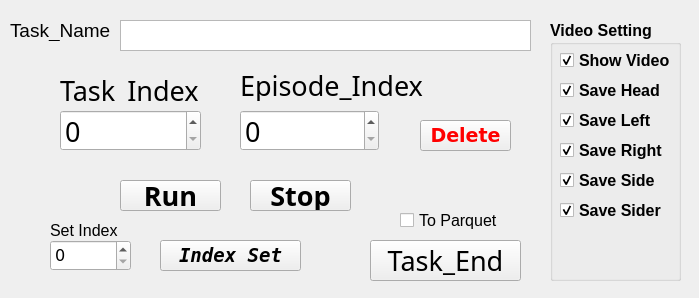
<?xml version="1.0" encoding="UTF-8"?>
<ui version="4.0">
 <class>Form</class>
 <widget class="QWidget" name="Form">
  <property name="geometry">
   <rect>
    <x>0</x>
    <y>0</y>
    <width>699</width>
    <height>298</height>
   </rect>
  </property>
  <property name="windowTitle">
   <string>Form</string>
  </property>
  <widget class="QPushButton" name="pushBtn_run">
   <property name="geometry">
    <rect>
     <x>120</x>
     <y>180</y>
     <width>101</width>
     <height>31</height>
    </rect>
   </property>
   <property name="font">
    <font>
     <family>Agency FB</family>
     <pointsize>20</pointsize>
     <weight>75</weight>
     <italic>false</italic>
     <bold>true</bold>
    </font>
   </property>
   <property name="text">
    <string>Run</string>
   </property>
  </widget>
  <widget class="QLabel" name="label_episode_index">
   <property name="geometry">
    <rect>
     <x>240</x>
     <y>70</y>
     <width>201</width>
     <height>31</height>
    </rect>
   </property>
   <property name="font">
    <font>
     <family>Agency FB</family>
     <pointsize>20</pointsize>
    </font>
   </property>
   <property name="text">
    <string>Episode_Index</string>
   </property>
  </widget>
  <widget class="QSpinBox" name="spinBox_task">
   <property name="geometry">
    <rect>
     <x>60</x>
     <y>110</y>
     <width>141</width>
     <height>41</height>
    </rect>
   </property>
   <property name="font">
    <font>
     <family>Agency FB</family>
     <pointsize>20</pointsize>
    </font>
   </property>
  </widget>
  <widget class="QSpinBox" name="spinBox_episode">
   <property name="geometry">
    <rect>
     <x>240</x>
     <y>110</y>
     <width>139</width>
     <height>41</height>
    </rect>
   </property>
   <property name="font">
    <font>
     <family>Agency FB</family>
     <pointsize>20</pointsize>
    </font>
   </property>
   <property name="maximum">
    <number>9999</number>
   </property>
  </widget>
  <widget class="QLabel" name="label_task_index">
   <property name="geometry">
    <rect>
     <x>60</x>
     <y>80</y>
     <width>151</width>
     <height>21</height>
    </rect>
   </property>
   <property name="font">
    <font>
     <family>Agency FB</family>
     <pointsize>20</pointsize>
    </font>
   </property>
   <property name="text">
    <string>Task_Index</string>
   </property>
  </widget>
  <widget class="QPushButton" name="pushBtn_index_set">
   <property name="geometry">
    <rect>
     <x>160</x>
     <y>240</y>
     <width>141</width>
     <height>31</height>
    </rect>
   </property>
   <property name="font">
    <font>
     <family>DejaVu Sans Mono</family>
     <pointsize>14</pointsize>
     <weight>75</weight>
     <italic>true</italic>
     <bold>true</bold>
    </font>
   </property>
   <property name="text">
    <string>Index Set</string>
   </property>
  </widget>
  <widget class="QPushButton" name="pushBtn_stop">
   <property name="geometry">
    <rect>
     <x>250</x>
     <y>180</y>
     <width>101</width>
     <height>31</height>
    </rect>
   </property>
   <property name="font">
    <font>
     <family>Agency FB</family>
     <pointsize>20</pointsize>
     <weight>75</weight>
     <bold>true</bold>
    </font>
   </property>
   <property name="text">
    <string>Stop</string>
   </property>
  </widget>
  <widget class="QLabel" name="label_task_name">
   <property name="geometry">
    <rect>
     <x>10</x>
     <y>20</y>
     <width>101</width>
     <height>21</height>
    </rect>
   </property>
   <property name="font">
    <font>
     <family>Ubuntu</family>
     <pointsize>14</pointsize>
    </font>
   </property>
   <property name="text">
    <string>Task_Name</string>
   </property>
  </widget>
  <widget class="QPushButton" name="pushBtn_task_save">
   <property name="geometry">
    <rect>
     <x>370</x>
     <y>240</y>
     <width>151</width>
     <height>41</height>
    </rect>
   </property>
   <property name="font">
    <font>
     <family>Agency FB</family>
     <pointsize>20</pointsize>
    </font>
   </property>
   <property name="text">
    <string>Task_End</string>
   </property>
  </widget>
  <widget class="QTextEdit" name="textEdit_task_name">
   <property name="geometry">
    <rect>
     <x>120</x>
     <y>20</y>
     <width>411</width>
     <height>31</height>
    </rect>
   </property>
   <property name="font">
    <font>
     <pointsize>12</pointsize>
    </font>
   </property>
  </widget>
  <widget class="QCheckBox" name="checkBox_parquet">
   <property name="geometry">
    <rect>
     <x>400</x>
     <y>210</y>
     <width>101</width>
     <height>21</height>
    </rect>
   </property>
   <property name="font">
    <font>
     <family>Arial</family>
     <pointsize>12</pointsize>
    </font>
   </property>
   <property name="text">
    <string>To Parquet</string>
   </property>
   <property name="iconSize">
    <size>
     <width>14</width>
     <height>14</height>
    </size>
   </property>
  </widget>
  <widget class="QPushButton" name="pushBtn_delete">
   <property name="geometry">
    <rect>
     <x>420</x>
     <y>120</y>
     <width>91</width>
     <height>31</height>
    </rect>
   </property>
   <property name="font">
    <font>
     <family>DejaVu Sans</family>
     <pointsize>14</pointsize>
     <weight>75</weight>
     <bold>true</bold>
    </font>
   </property>
   <property name="styleSheet">
    <string notr="true">QPushButton {
    color: red;          /* 文字顏色 */
}

QPushButton:disabled {
    color: gray;             /* disable(反灰) 狀態文字顏色 */
}</string>
   </property>
   <property name="text">
    <string>Delete</string>
   </property>
  </widget>
  <widget class="QSpinBox" name="spinBox_index">
   <property name="geometry">
    <rect>
     <x>50</x>
     <y>240</y>
     <width>81</width>
     <height>31</height>
    </rect>
   </property>
   <property name="font">
    <font>
     <family>DejaVu Sans</family>
     <pointsize>12</pointsize>
    </font>
   </property>
   <property name="maximum">
    <number>9999</number>
   </property>
  </widget>
  <widget class="QLabel" name="label_index">
   <property name="geometry">
    <rect>
     <x>50</x>
     <y>220</y>
     <width>71</width>
     <height>21</height>
    </rect>
   </property>
   <property name="font">
    <font>
     <family>Ubuntu</family>
     <pointsize>12</pointsize>
    </font>
   </property>
   <property name="text">
    <string>Set Index</string>
   </property>
  </widget>
  <widget class="QGroupBox" name="groupBox_video">
   <property name="geometry">
    <rect>
     <x>550</x>
     <y>20</y>
     <width>131</width>
     <height>261</height>
    </rect>
   </property>
   <property name="font">
    <font>
     <pointsize>12</pointsize>
     <weight>75</weight>
     <italic>false</italic>
     <bold>true</bold>
     <strikeout>false</strikeout>
    </font>
   </property>
   <property name="title">
    <string>Video Setting</string>
   </property>
   <widget class="QCheckBox" name="checkBox_show_video">
    <property name="geometry">
     <rect>
      <x>10</x>
      <y>30</y>
      <width>111</width>
      <height>21</height>
     </rect>
    </property>
    <property name="font">
     <font>
      <family>Arial</family>
      <pointsize>12</pointsize>
      <weight>75</weight>
      <italic>false</italic>
      <bold>true</bold>
      <strikeout>false</strikeout>
     </font>
    </property>
    <property name="text">
     <string>Show Video</string>
    </property>
    <property name="iconSize">
     <size>
      <width>14</width>
      <height>14</height>
     </size>
    </property>
    <property name="checked">
     <bool>true</bool>
    </property>
   </widget>
   <widget class="QCheckBox" name="checkBox_save_head">
    <property name="geometry">
     <rect>
      <x>10</x>
      <y>60</y>
      <width>111</width>
      <height>21</height>
     </rect>
    </property>
    <property name="font">
     <font>
      <family>Arial</family>
      <pointsize>12</pointsize>
      <weight>75</weight>
      <italic>false</italic>
      <bold>true</bold>
      <strikeout>false</strikeout>
     </font>
    </property>
    <property name="layoutDirection">
     <enum>Qt::LeftToRight</enum>
    </property>
    <property name="text">
     <string>Save Head</string>
    </property>
    <property name="iconSize">
     <size>
      <width>14</width>
      <height>14</height>
     </size>
    </property>
    <property name="checked">
     <bool>true</bool>
    </property>
   </widget>
   <widget class="QCheckBox" name="checkBox_save_left">
    <property name="geometry">
     <rect>
      <x>10</x>
      <y>90</y>
      <width>111</width>
      <height>21</height>
     </rect>
    </property>
    <property name="font">
     <font>
      <family>Arial</family>
      <pointsize>12</pointsize>
      <weight>75</weight>
      <italic>false</italic>
      <bold>true</bold>
      <strikeout>false</strikeout>
     </font>
    </property>
    <property name="layoutDirection">
     <enum>Qt::LeftToRight</enum>
    </property>
    <property name="text">
     <string>Save Left</string>
    </property>
    <property name="iconSize">
     <size>
      <width>14</width>
      <height>14</height>
     </size>
    </property>
    <property name="checked">
     <bool>true</bool>
    </property>
   </widget>
   <widget class="QCheckBox" name="checkBox_save_right">
    <property name="geometry">
     <rect>
      <x>10</x>
      <y>120</y>
      <width>111</width>
      <height>21</height>
     </rect>
    </property>
    <property name="font">
     <font>
      <family>Arial</family>
      <pointsize>12</pointsize>
      <weight>75</weight>
      <italic>false</italic>
      <bold>true</bold>
      <strikeout>false</strikeout>
     </font>
    </property>
    <property name="layoutDirection">
     <enum>Qt::LeftToRight</enum>
    </property>
    <property name="text">
     <string>Save Right</string>
    </property>
    <property name="iconSize">
     <size>
      <width>14</width>
      <height>14</height>
     </size>
    </property>
    <property name="checked">
     <bool>true</bool>
    </property>
   </widget>
   <widget class="QCheckBox" name="checkBox_save_side">
    <property name="geometry">
     <rect>
      <x>10</x>
      <y>150</y>
      <width>111</width>
      <height>21</height>
     </rect>
    </property>
    <property name="font">
     <font>
      <family>Arial</family>
      <pointsize>12</pointsize>
      <weight>75</weight>
      <italic>false</italic>
      <bold>true</bold>
      <strikeout>false</strikeout>
     </font>
    </property>
    <property name="layoutDirection">
     <enum>Qt::LeftToRight</enum>
    </property>
    <property name="text">
     <string>Save Side</string>
    </property>
    <property name="iconSize">
     <size>
      <width>14</width>
      <height>14</height>
     </size>
    </property>
    <property name="checked">
     <bool>true</bool>
    </property>
   </widget>
   <widget class="QCheckBox" name="checkBox_save_sider">
    <property name="geometry">
     <rect>
      <x>10</x>
      <y>180</y>
      <width>111</width>
      <height>21</height>
     </rect>
    </property>
    <property name="font">
     <font>
      <family>Arial</family>
      <pointsize>12</pointsize>
      <weight>75</weight>
      <italic>false</italic>
      <bold>true</bold>
      <strikeout>false</strikeout>
     </font>
    </property>
    <property name="layoutDirection">
     <enum>Qt::LeftToRight</enum>
    </property>
    <property name="text">
     <string>Save Sider</string>
    </property>
    <property name="iconSize">
     <size>
      <width>14</width>
      <height>14</height>
     </size>
    </property>
    <property name="checked">
     <bool>true</bool>
    </property>
   </widget>
  </widget>
 </widget>
 <resources/>
 <connections/>
</ui>
